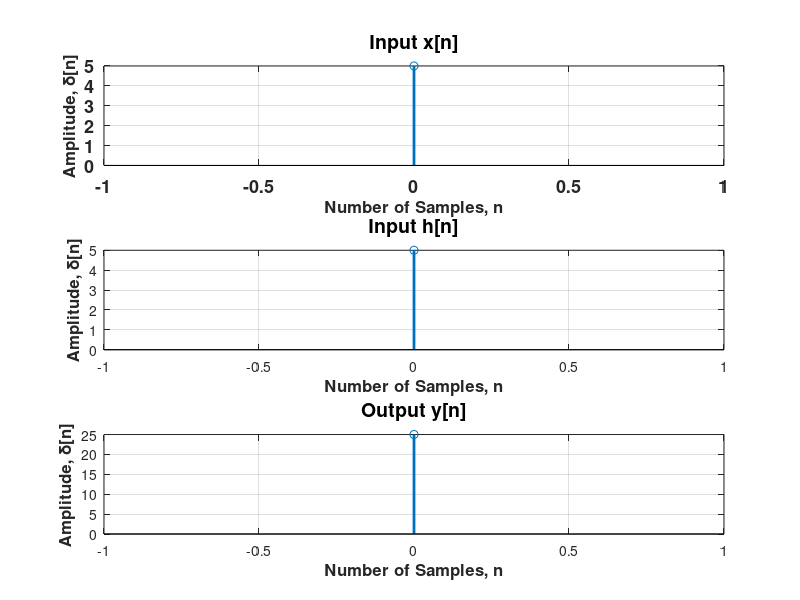

Here is the MATLAB script that generated this plot:
clc;
clear all;
close all;
x = input("Enter the input sequence x[n]: ");
h = input("Enter the input sequence h[n]: ");
xlen = length(x);
hlen = length(h);
ylen = xlen + hlen -1;
for i = 1:xlen
    for j = 1:hlen
        y(i,i+j-1) = x(i).*h(j);
    end
end
y = sum(y);

subplot(3, 1, 1);
stem((0:xlen-1),x,'linewidth',2)
set(gca,'fontsize',13,'fontweight','bold');
xlabel('Number of Samples, n','fontsize',12,'fontweight','bold');
ylabel('Amplitude, \delta[n]','fontsize', 12,'fontweight', 'bold');
title('Input x[n]', 'fontsize', 14);
grid on;
hold on;

subplot(3, 1, 2);
stem((0:hlen-1),h,'linewidth',2);
xlabel('Number of Samples, n','fontsize',12,'fontweight','bold');
ylabel('Amplitude, \delta[n]','fontsize', 12,'fontweight', 'bold');
title('Input h[n]', 'fontsize', 14);
grid on;
hold on;

subplot(3, 1, 3);
stem((0:ylen-1),y,'linewidth',2);
xlabel('Number of Samples, n','fontsize',12,'fontweight','bold');
ylabel('Amplitude, \delta[n]','fontsize', 12,'fontweight', 'bold');
title('Output y[n]', 'fontsize', 14);
grid on;
hold on;
